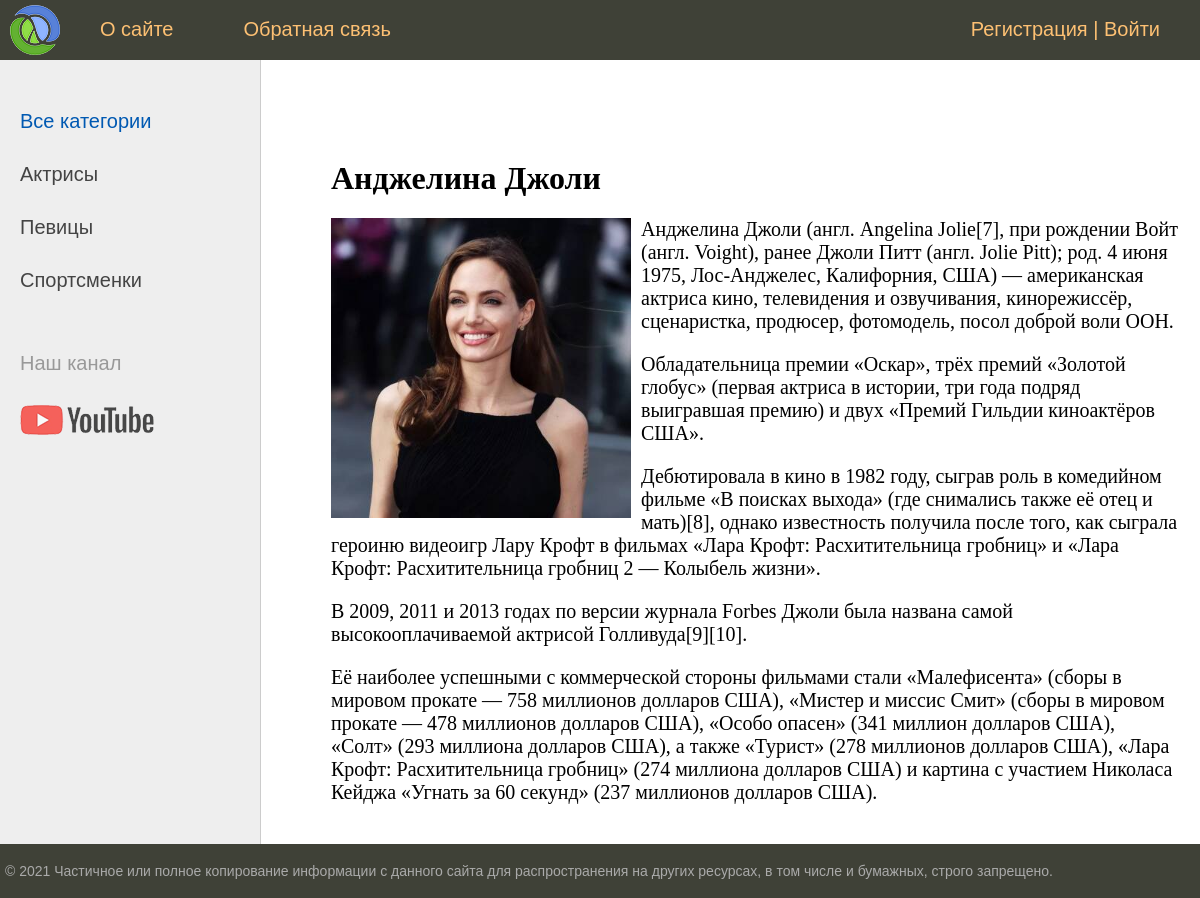
The app's page /post/andzhelina-dzholi/ with its own data.
### women/models.py (models this page shows, shortened)
class Category(models.Model):
    name = models.CharField(max_length=100, db_index=True, verbose_name='Категория')
    slug = models.SlugField(max_length=255, unique=True, db_index=True, verbose_name="URL")
    def get_absolute_url(self):
        return reverse('women:category', kwargs={'cat_slug': self.slug})
    class Meta:
        verbose_name = 'Категория'
        verbose_name_plural = 'Категории'
        ordering = ['id']

class Women(models.Model):
    title = models.CharField(max_length=255, verbose_name='Имя')
    slug = models.SlugField(max_length=255, blank=True, unique=True, db_index=True, verbose_name="URL")
    content = models.TextField(blank=True, verbose_name='Текст статьи')
    photo = models.ImageField(upload_to="photo/%Y/%m/%d/", verbose_name='Фото')
    time_create = models.DateTimeField(auto_now_add=True, verbose_name='Дата создания')
    time_update = models.DateTimeField(auto_now=True, verbose_name='Дата обновления')
    is_published = models.BooleanField(default=True, verbose_name='Статус публикации')
    cat = models.ForeignKey('Category', on_delete=models.PROTECT, verbose_name='Категория')
    def __str__(self):
        return self.title
    class Meta:
        verbose_name = 'Известные женщины'
        verbose_name_plural = 'Известные женщины'
        ordering = ['id']

### women/views.py (the view)
# urls.py: path('post/<slug:post_slug>/', ShowPost.as_view(), name='post'),
class ShowPost(DataMixin, DetailView):
    model = Women
    template_name = 'women/post.html'
    slug_url_kwarg = 'post_slug'  # pk_url_kwarg = 'pk'
    context_object_name = 'post'
    def get_context_data(self, **kwargs):
        context = super().get_context_data(**kwargs)
        c_def = self.get_user_context(title=context['post'])
        return dict(list(context.items()) + list(c_def.items()))

### women/utils.py (called while the page is built)
    def get_user_context(self, **kwargs):
        context = kwargs
        cats = Category.objects.annotate(total=Count('women')).filter(total__gt=0, women__is_published=1)
        user_menu = menu.copy()
        if not self.request.user.is_authenticated:
            user_menu.pop(1)
        context['menu'] = user_menu
        context['cats'] = cats
        if 'cat_selected' not in context:
            context['cat_selected'] = 0
        return context

### women/templates/women/post.html
{% extends 'women/base.html' %}
{% load static %}
{% block content %}
    <h1>{{ post.title }}</h1>
    {% if post.photo %}
        <p><img class="img-article-left" src="{{ post.photo.url }}" alt=" "></p>
    {% endif %}
    {% autoescape off %}
        {{ post.content|linebreaks }}
    {% endautoescape %}
{% endblock %}

### women/templates/women/base.html (shortened to what this page needs)
{% load static %}
{% load women_tags %}
<!DOCTYPE html>
<html>
<head>
    <link type="text/css" href="{% static 'women/css/style.css' %}" rel="stylesheet"/>
</head>
<body>
<table class="table-page" border=0 cellpadding="0" cellspacing="0">
    <tr>
        <td valign=top>
            {% block mainmenu %}
                <div class="header">
                    <ul id="mainmenu" class="mainmenu">
                        <li class="logo"><a href="{% url 'women:home' %}">
                            <div class="logo"></div>
                        </a></li>
                        {% for m in menu %}
                            <li><a href="{% url m.url_name %}">{{ m.title }}</a></li>
                        {% endfor %}
                        {% if not user.is_authenticated %}
                            <li class="last">
                                <a href="{% url 'women:register' %}">Регистрация</a> |
                                <a href="{% url 'women:login' %}">Войти</a>
                            </li>
                        {% elif user.is_superuser or user.is_staff %}
                            <li class="last">
                                <a href="{% url 'admin:index' %}" target="_blank">Админка</a> |
                                <a href="{% url 'women:logout' %}">Выйти</a>
                            </li>
                        {% else %}
                            <li class="last">
                                {{ user.first_name }} | <a href="{% url 'women:logout' %}">Выйти</a>
                            </li>
                        {% endif %}
                    </ul>
                </div>
            {% endblock mainmenu %}
            <table class="table-content" border=0 cellpadding="0" cellspacing="0">
                <tr>
                    <td valign="top" class="left-chapters">
                        <ul id="leftchapters">
                            {% if cat_selected == 0 %}
                                <li class="selected">Все категории</li>
                            {% else %}
                                <li><a href="{% url 'women:home' %}">Все категории</a></li>
                            {% endif %}
                            {% for c in cats %}
                                {% if c.pk == cat_selected %}
                                    <li class="selected">{{ c.name }}</li>
                                {% else %}
                                    <li><a href="{{ c.get_absolute_url }}">{{ c.name }}</a></li>
                                {% endif %}
                            {% endfor %}
                            <li class="share">
                                <p>Наш канал</p>
                                <a class="share-yt"
                                   href="https://www.youtube.com/channel/UClJzWfGWuGJL2t-3dYKcHTA/playlists"
                                   target="_blank" rel="nofollow"></a>
                            </li>
                        </ul>
                    </td>
                    <td valign="top" class="content">
                        <div class="content-text">
                            {% block content %}
                            {% endblock %}
                        </div>
                    </td>
                </tr>
            </table>
        </td>
    </tr>
    <tr>
        <td valign=top>
            <div id="footer">
                <p>&copy; 2021 Частичное или полное копирование информации с данного сайта для распространения на других
                    ресурсах, в том числе и бумажных, строго запрещено.</p>
            </div>
        </td>
    </tr>
</table>
</body>
</html>

### women/static/women/css/style.css (style rules this page uses)
html, body { font-family: 'Arial'; margin: 0; padding: 0; height: 100%; width: 100%; color: #444; }
a { color: #0059b2; text-decoration: none; }
img { max-width: 600px; height: auto; }
img.img-article-left { max-width: 300px; height: auto; float: left; padding: 0 10px 10px 0; }
.table-page { width: 100%; height: 100%; vertical-align: top; }
.table-page tr { height: 100%; }
.header { background: #3F4137; height: 60px; }
.logo { background: url('../images/logo.png') no-repeat 10px 5px; width: 70px; height: 60px; }
ul.mainmenu { list-style: none; margin: 0; padding: 0; height: 60px; color: #fdc073; font-size: 20px; overflow: hidden; }
ul.mainmenu li { float: left; margin: 18px 40px 0 30px; }
ul.mainmenu li.logo { margin: 0; }
ul.mainmenu li.last { float: right; }
ul.mainmenu li a { color: #fdc073; text-decoration: none; }
.table-content { width: 100%; min-height: 100%; height: 100%; }
.left-chapters { margin: 0; background: #eee; border-right: 1px solid #ccc; min-height: 100%; }
.left-chapters ul { width: 230px; min-height: 100%; margin: 0; padding: 20px 10px 10px 20px; list-style: none; font-size: 20px; }
.left-chapters ul li { margin: 30px 0 0 0; color: #999; }
.left-chapters ul li.selected { color: #0059b2; }
.left-chapters ul li a { color: #444; text-decoration: none; }
.left-chapters ul li.share { margin: 60px 0 0 0; }
.left-chapters ul li.share p { margin: 30px 0 30px 0; }
.left-chapters ul li.share a { display: inline-block; width: 40px; height: 40px; margin: 0 20px 0 0; }
.left-chapters ul li.share a.share-yt { width: 100%; height: 30px; background: url('../images/share_yt.png') no-repeat 0 0 }
.content { padding: 40px 20px 20px 40px; width: 100%; box-sizing: border-box; }
.content-text { margin: 60px 0 0 30px; color: #000; font-size: 20px; font-family: Yandex Sans Display Light; }
.content-text h1 { font-size: 32px; }
#footer { box-sizing: border-box; background: #3F4137; padding: 5px; color: #aaa; font-size: 14px; font-family: Verdana, Geneva, Arial, Helvetica; text-align: left; overflow: hidden; }

### records on screen
Category: name "Актрисы"
Category: name "Певицы"
Category: name "Спортсменки"
Women: title "Анджелина Джоли", photo (picture), content "Анджелина Джоли (англ. Angelina Jolie[7], при рождении Войт (англ. Voight), ранее Джоли Питт (англ. Jolie Pitt); род. 4 июня 1975, Лос-Анджелес, Калифорния, США) — американская актриса кино, телевидения и озвучивания, кинорежиссёр, сценаристка, продюсер, фотомодель, посол доброй воли ООН. Обладательница премии «Оскар», трёх премий «Золотой глобус» (первая актриса в истории, три года подряд выигравшая премию) и двух «Премий Гильдии киноактёров США». Дебютировала в кино в 1982 году, сыграв роль в комедийном фильме «В поисках выхода» (где снимались также её отец и мать)[8], однако известность получила после того, как сыграла героиню видеоигр Лару Крофт в фильмах «Лара Крофт: Расхитительница…"

### other values on screen
{{ m.title }} "О сайте" "Обратная связь"
